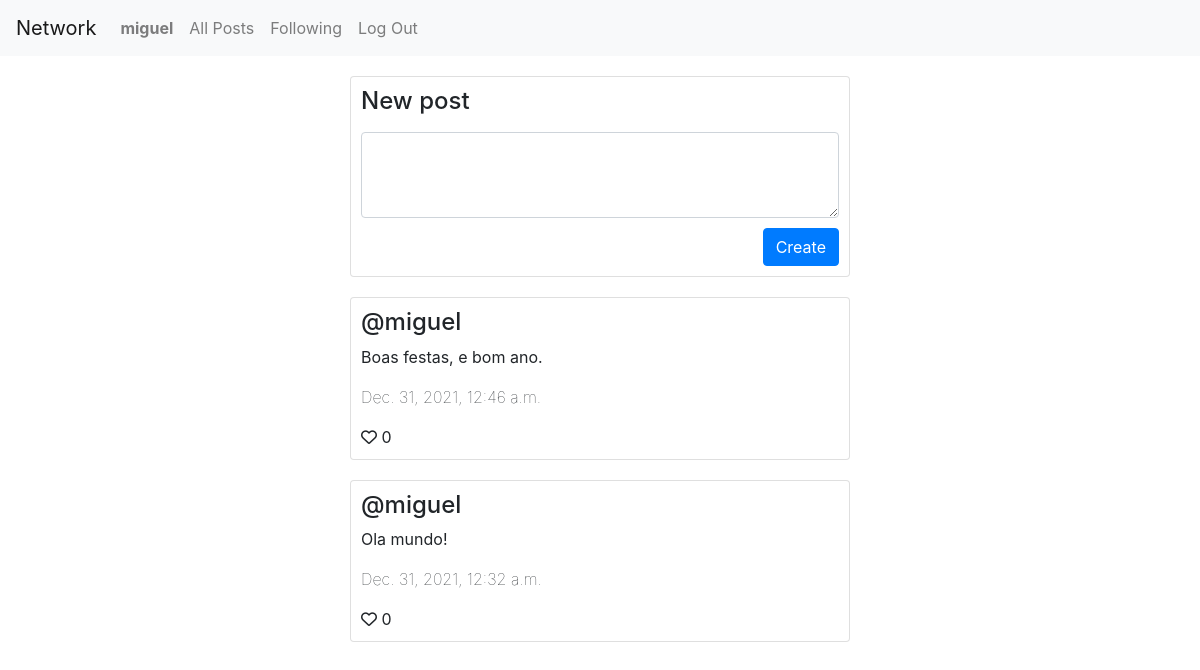
/ (signed in), run on the app's committed database.
### network/models.py (models this page shows)
class User(AbstractUser):
    pass

class Post(models.Model):
    post = models.CharField(max_length=254)
    user = models.ForeignKey(User, on_delete=models.CASCADE)
    date = models.DateTimeField(auto_now_add=True, blank=True)
    likes = models.IntegerField(default=0)

### network/views.py (the view, shortened to what this page needs)
# urls.py: path("", views.index, name="index"),
def index(request):
    results = {}
    results["posts"] = list(Post.objects.filter().order_by('-date'))
    return render(request, "network/index.html", results)

### network/templates/network/index.html (shortened to what this page needs)
{% extends "network/layout.html" %}
{% block body %}
{% if user.is_authenticated %}
<div class="card" style="max-width: 500px; margin-right: auto; margin-left: auto; margin-top: 20px; padding: 10px;">
    <form method="POST" action="">
        <div class="form-group">
            <label for="newPost"><h4>New post</h4></label>
            <textarea class="form-control" id="newPost" rows="3" name="newPost" maxlength="254" required></textarea>
            <button type="submit" class="btn btn-primary" style="float: right; margin-top: 10px;">Create</button>
        </div>
    </form>
</div>
{%endif%}
{% for item in posts %}
<div class="card" style="max-width: 500px; margin-right: auto; margin-left: auto; margin-top: 20px; padding: 10px;">
    <h4>@{{item.user.username}}</h4>
    <p>{{item.post}}</p>
    <p style="font-weight: lighter;">{{item.date}}</p>
    <a style="display: inline-block;"><i class="far fa-heart"></i> {{item.likes}}</a>
</div>
{% endfor %}
{% endblock %}

### network/templates/network/layout.html (shortened to what this page needs)
{% load static %}
<!DOCTYPE html>
<html lang="en">
    <head>
        <link rel="stylesheet" href="https://stackpath.bootstrapcdn.com/bootstrap/4.4.1/css/bootstrap.min.css">
        <link href="{% static 'network/styles.css' %}" rel="stylesheet">
    </head>
    <body>
        <nav class="navbar navbar-expand-lg navbar-light bg-light">
            <a class="navbar-brand" href="#">Network</a>
            <div>
              <ul class="navbar-nav mr-auto">
                {% if user.is_authenticated %}
                    <li class="nav-item">
                        <a class="nav-link" href="#"><strong>{{ user.username }}</strong></a>
                    </li>
                {% endif %}
                <li class="nav-item">
                  <a class="nav-link" href="{% url 'index' %}">All Posts</a>
                </li>
                {% if user.is_authenticated %}
                    <li class="nav-item">
                        <a class="nav-link" href="#">Following</a>
                    </li>
                    <li class="nav-item">
                        <a class="nav-link" href="{% url 'logout' %}">Log Out</a>
                    </li>
                {% endif %}
              </ul>
            </div>
          </nav>
        <div class="body">
            {% block body %}
            {% endblock %}
        </div>
    </body>
</html>

### data on the page
User: username "miguel"
Post: user.username "miguel", post "Boas festas, e bom ano.", date "Dec. 31, 2021, 12:46 a.m.", likes "0"
Post: user.username "miguel", post "Ola mundo!", date "Dec. 31, 2021, 12:32 a.m.", likes "0"
